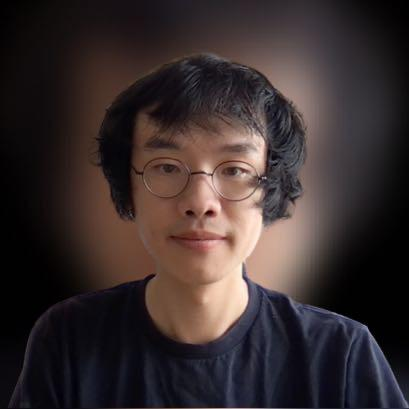
#> input picture notebooks/!-DONE/Try-Bilateral-Filter_input.png, 409 x 409 px
$ jupyter execute Try-Bilateral-Filter.ipynb   (shell and % lines are left out)
#> lines starting #> are read from the running program, lines starting #| are printed output that depends on the picture; after the words box and inside, x2 and y2 are one past the last pixel; in counts of white or black regions, pixels touching at a corner belong together
美颜磨皮是一种常见的图像处理技术，可以使人物肌肤更加光滑细腻。下面是一个简单的 Python 脚本，演示如何使用 OpenCV 库实现美颜磨皮效果。

首先，需要安装 OpenCV 库。可以使用 pip 命令进行安装：

接下来，可以编写代码实现美颜磨皮特效。以下是一个简单的脚本示例：

[cell 1]
import cv2

# 加载图像
img = cv2.imread('Try-Bilateral-Filter_input.png')
#> img is the input picture: shape (409, 409, 3); mean B, G, R 45.9, 45.8, 56.6

# 磨皮效果
img = cv2.bilateralFilter(img, 3, 200, 75)

# [8 lines of commented-out code are left out]
cv2.imwrite('Try-Bilateral-Filter_output.png', img)
#> Out = True

该脚本首先使用 `cv2.imread` 函数加载图像，然后使用 `cv2.bilateralFilter` 函数实现磨皮效果。该函数采用双边滤波器，可以在平滑图像的同时保留边缘信息，从而避免图像模糊。该函数有三个参数，分别是卷积核的大小、空间高斯函数的标准差和灰度值相似性高斯函数的标准差。这些参数的值可以根据具体需求进行调整。

接下来，该脚本使用 `cv2.cvtColor` 函数将图像转换为 YCrCb 颜色空间，然后分离亮度、色度和饱和度三个通道。使用 `cv2.equalizeHist` 函数对亮度通道进行直方图均衡化，从而实现美白效果。最后，将三个通道重新合并，并使用 `cv2.cvtColor` 函数将图像转换回 BGR 颜色空间。

最后，可以使用 `cv2.imwrite` 函数将处理后的图像保存到文件中。

需要注意的是，该脚本仅是一个简单的示例，实际上美颜磨皮特效有很多不同的实现方法和参数设置，可以根据具体需求进行调整。

[cell 2]
import cv2
import numpy as np

def skin_detection(img):
    # 将图像从 BGR 转换为 YCrCb 颜色空间
    img_ycrcb = cv2.cvtColor(img, cv2.COLOR_BGR2YCrCb)
#> img_ycrcb: shape (409, 409, 3); mean of channels 0, 1, 2 49, 133.4, 126.2

    # 利用肤色区域的特点，得到肤色掩模
    mask = cv2.inRange(img_ycrcb, (0, 135, 85), (255, 180, 135))
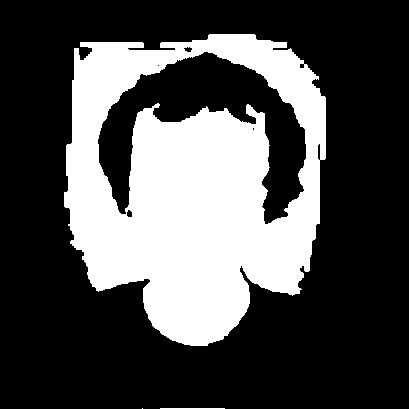
#> mask: shape (409, 409); 30.6% white; 3 white regions (1 under 20 px), largest, box (x1, y1, x2, y2) and area: (64, 34, 326, 346) 51068, (160, 408, 225, 409) 65

    return mask

def skin_smoothing(img):
    # 对原图像进行肤色检测
    mask = skin_detection(img)

    # 进行双边滤波
    smooth = cv2.bilateralFilter(img, 9, 75, 75)

    # 将磨皮后的图像与原图像的肤色区域进行加权合并
    output = np.zeros_like(img)
    output[mask == 255] = smooth[mask == 255]
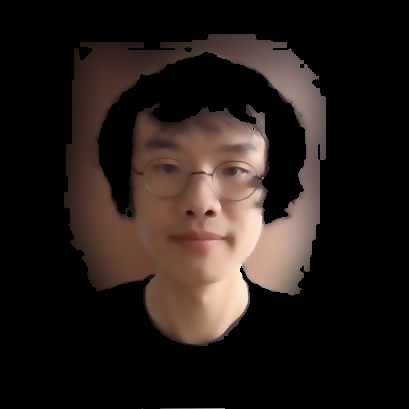
#> output: shape (409, 409, 3); mean B, G, R 24.7, 28, 36.7
    output[mask == 0] = img[mask == 0]

    return output

# 加载图像
img = cv2.imread('Try-Bilateral-Filter_input.png')

# 进行磨皮处理
output = skin_smoothing(img)

# 保存图像
cv2.imwrite('Try-Bilateral-Filter_output.png', output)
#> Out = True
